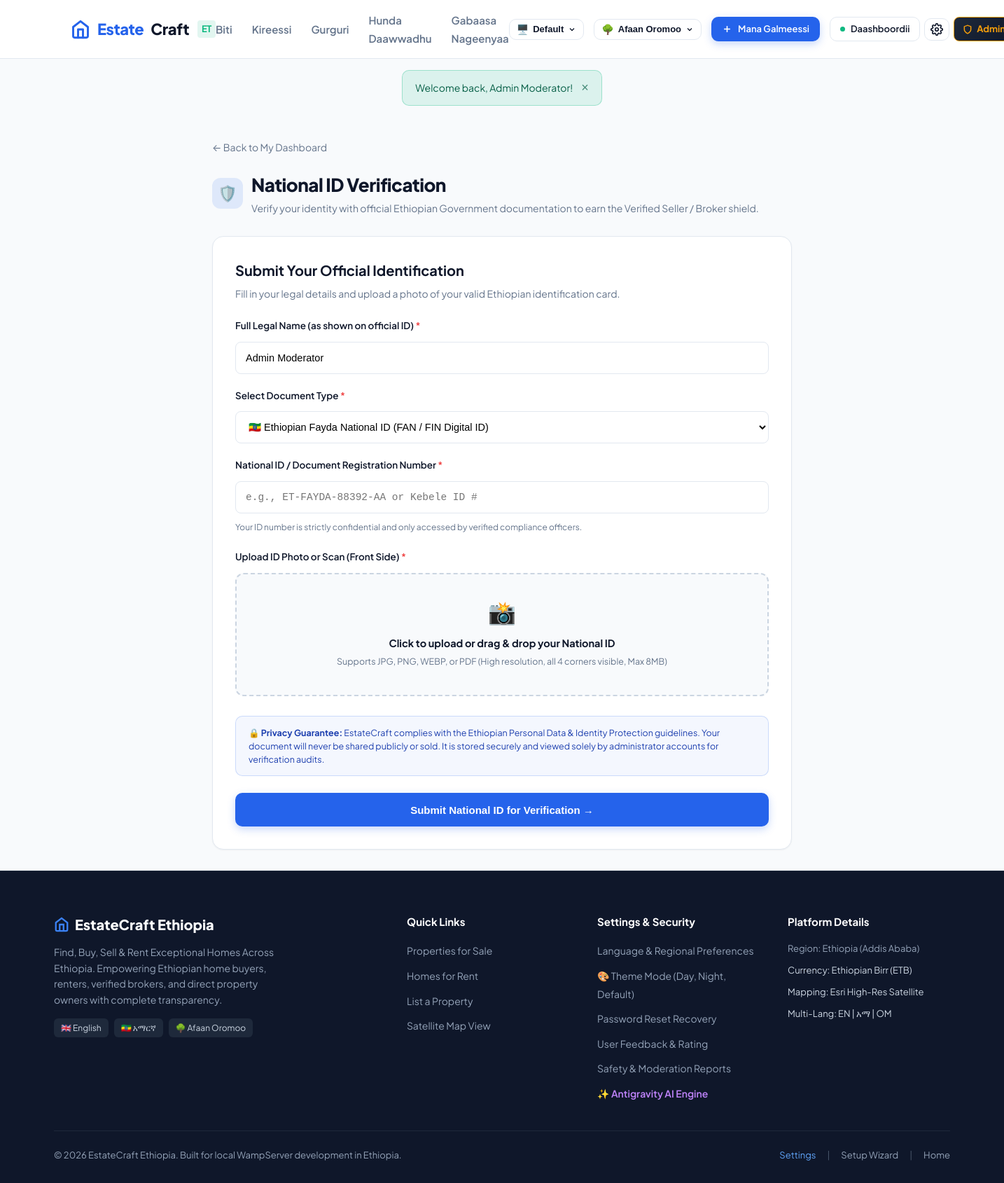
The page /user/verify_id.php?lang=om (signed in) on the database its author committed.
### tables this page shows
CREATE TABLE IF NOT EXISTS `users` (
  `id` INT UNSIGNED AUTO_INCREMENT PRIMARY KEY,
  `full_name` VARCHAR(100) NOT NULL,
  `email` VARCHAR(150) NOT NULL UNIQUE,
  `password_hash` VARCHAR(255) NULL COMMENT 'Null if registered via Google OAuth before setting password',
  `phone` VARCHAR(30) NULL,
  `phone_verified` TINYINT(1) DEFAULT 0,
  `otp_code` VARCHAR(10) NULL,
  `otp_expires_at` DATETIME NULL,
  `role` ENUM('user', 'broker', 'admin') NOT NULL DEFAULT 'user',
  `google_id` VARCHAR(100) NULL UNIQUE,
  `avatar` VARCHAR(255) NULL,
  `bio` TEXT NULL,
   
  `broker_agency` VARCHAR(150) NULL,
  `broker_license_no` VARCHAR(100) NULL,
  `broker_fee_percentage` DECIMAL(5,2) NULL DEFAULT 2.00 COMMENT 'Percentage commission for sales',
  `broker_fixed_fee` DECIMAL(10,2) NULL DEFAULT 0.00 COMMENT 'Fixed fee or rental placement fee',
  `broker_fee_notes` VARCHAR(255) NULL DEFAULT 'Standard 2% commission upon closing. No hidden upfront fees.',
  `preferred_language` VARCHAR(10) DEFAULT 'en',
  `theme_mode` VARCHAR(30) DEFAULT 'default' COMMENT 'light, dark, or default (system)',
  `ai_smart_alerts` TINYINT(1) DEFAULT 1,
  `ai_search_query` VARCHAR(255) NULL,
   
  `national_id_number` VARCHAR(100) NULL,
  `national_id_type` VARCHAR(50) DEFAULT 'fayda_national_id',
  `national_id_document` VARCHAR(255) NULL,
  `national_id_status` ENUM('unverified', 'pending', 'verified', 'rejected') NOT NULL DEFAULT 'unverified',
  `national_id_submitted_at` DATETIME NULL,
  `national_id_verified_at` DATETIME NULL,
  `national_id_rejection_reason` VARCHAR(255) NULL,
  `created_at` TIMESTAMP DEFAULT CURRENT_TIMESTAMP,
  `updated_at` TIMESTAMP DEFAULT CURRENT_TIMESTAMP ON UPDATE CURRENT_TIMESTAMP
);

### user/verify_id.php (the view, shortened to what this page needs)
<?php
$user = requireAuth();
$pdo = getDB();
$stmt = $pdo->prepare("SELECT * FROM users WHERE id = :id LIMIT 1");
$stmt->execute(['id' => $user['id']]);
$user = $stmt->fetch() ?: $user;
$idStatus = $user['national_id_status'] ?? 'unverified';
require_once __DIR__ . '/../includes/header.php';
?>
<div class="dashboard-container" style="max-width: 860px; margin: 30px auto; padding: 0 16px;">
    <div style="margin-bottom: 20px;">
        <a href="<?= BASE_URL ?>/user/dashboard.php" style="color: var(--text-muted); text-decoration: none; font-size: 14px; display: inline-flex; align-items: center; gap: 6px;">
            &larr; Back to My Dashboard
        </a>
    </div>
    <div style="margin-bottom: 28px;">
        <div style="display: flex; align-items: center; gap: 12px; margin-bottom: 8px;">
            <div style="width: 44px; height: 44px; border-radius: 12px; background: rgba(37, 99, 235, 0.12); color: var(--primary); display: flex; align-items: center; justify-content: center; font-size: 22px;">
                🛡️
            </div>
            <div>
                <h1 style="font-size: 26px; font-weight: 800; color: var(--secondary); letter-spacing: -0.02em; margin: 0;">
                    National ID Verification
                </h1>
                <p style="color: var(--text-muted); font-size: 14px; margin: 2px 0 0;">
                    Verify your identity with official Ethiopian Government documentation to earn the Verified Seller / Broker shield.
                </p>
            </div>
        </div>
    </div>
    <div id="reuploadFormSection" style="<?= ($idStatus === 'pending' || $idStatus === 'verified') ? 'display: none;' : 'display: block;' ?>">
        <div style="background: #ffffff; border: 1px solid var(--border-color); border-radius: 16px; padding: 32px; box-shadow: var(--shadow-sm);">
            <h2 style="font-size: 20px; font-weight: 700; color: var(--secondary); margin-bottom: 6px;">
                <?= ($idStatus === 'rejected') ? 'Re-Submit National ID for Verification' : 'Submit Your Official Identification' ?>
            </h2>
            <p style="color: var(--text-muted); font-size: 14px; margin-bottom: 24px;">
                Fill in your legal details and upload a photo of your valid Ethiopian identification card.
            </p>
            <form action="<?= BASE_URL ?>/user/verify_id.php" method="POST" enctype="multipart/form-data">
                <div class="form-group" style="margin-bottom: 20px;">
                    <label style="display: block; font-size: 13.5px; font-weight: 600; color: var(--secondary); margin-bottom: 6px;">
                        Full Legal Name (as shown on official ID) <span style="color: #ef4444;">*</span>
                    </label>
                    <input
                        type="text"
                        name="legal_name"
                        class="form-control"
                        value="<?= htmlspecialchars($user['full_name']) ?>"
                        required
                        style="width: 100%; height: 46px; border: 1px solid var(--border-color); border-radius: 8px; padding: 0 14px; font-size: 14.5px;"
                    />
                </div>
                <div class="form-group" style="margin-bottom: 20px;">
                    <label style="display: block; font-size: 13.5px; font-weight: 600; color: var(--secondary); margin-bottom: 6px;">
                        Select Document Type <span style="color: #ef4444;">*</span>
                    </label>
                    <select
                        name="id_type"
                        class="form-control"
                        required
                        style="width: 100%; height: 46px; border: 1px solid var(--border-color); border-radius: 8px; padding: 0 14px; font-size: 14.5px; background: #fff;"
                    >
                        <option value="fayda_national_id" <?= ($user['national_id_type'] ?? '') === 'fayda_national_id' ? 'selected' : '' ?>>
                            🇪🇹 Ethiopian Fayda National ID (FAN / FIN Digital ID)
                        </option>
                    </select>
                </div>
                <div class="form-group" style="margin-bottom: 22px;">
                    <label style="display: block; font-size: 13.5px; font-weight: 600; color: var(--secondary); margin-bottom: 6px;">
                        National ID / Document Registration Number <span style="color: #ef4444;">*</span>
                    </label>
                    <input
                        type="text"
                        name="id_number"
                        class="form-control"
                        placeholder="e.g., ET-FAYDA-88392-AA or Kebele ID #"
                        value="<?= htmlspecialchars($user['national_id_number'] ?? '') ?>"
                        required
                        style="width: 100%; height: 46px; border: 1px solid var(--border-color); border-radius: 8px; padding: 0 14px; font-size: 14.5px; font-family: monospace;"
                    />
                    <small style="color: var(--text-muted); font-size: 12px; margin-top: 4px; display: block;">
                        Your ID number is strictly confidential and only accessed by verified compliance officers.
                    </small>
                </div>
                <div class="form-group" style="margin-bottom: 28px;">
                    <label style="display: block; font-size: 13.5px; font-weight: 600; color: var(--secondary); margin-bottom: 6px;">
                        Upload ID Photo or Scan (Front Side) <span style="color: #ef4444;">*</span>
                    </label>
                    <div style="border: 2px dashed #cbd5e1; border-radius: 12px; padding: 28px 20px; text-align: center; background: #f8fafc; cursor: pointer; transition: border-color 0.2s;" onclick="document.getElementById('id_document_input').click()">
                        <div style="font-size: 32px; margin-bottom: 8px;">📸</div>
                        <div style="font-size: 14.5px; font-weight: 700; color: var(--secondary); margin-bottom: 4px;">
                            Click to upload or drag & drop your National ID
                        </div>
                        <div style="font-size: 12.5px; color: var(--text-muted);">
                            Supports JPG, PNG, WEBP, or PDF (High resolution, all 4 corners visible, Max 8MB)
                        </div>
                    </div>
                </div>
                <div style="background: rgba(37, 99, 235, 0.05); border: 1px solid rgba(37, 99, 235, 0.2); border-radius: 10px; padding: 14px 18px; margin-bottom: 24px; font-size: 12.5px; color: #1e40af; line-height: 1.5;">
                    🔒 <strong>Privacy Guarantee:</strong> EstateCraft complies with the Ethiopian Personal Data & Identity Protection guidelines. Your document will never be shared publicly or sold. It is stored securely and viewed solely by administrator accounts for verification audits.
                </div>
                <button type="submit" class="btn btn-primary" style="width: 100%; height: 48px; font-size: 15px; font-weight: 700; border-radius: 10px;">
                    Submit National ID for Verification &rarr;
                </button>
            </form>
        </div>
    </div>
</div>
<?php require_once __DIR__ . '/../includes/footer.php'; ?>

### assets/css/style.css (style rules this page uses)
:root { --primary: #2563eb; --primary-hover: #1d4ed8; --primary-light: rgba(37, 99, 235, 0.1); --primary-gradient: linear-gradient(135deg, #2563eb 0%, #1e40af 100%); --secondary: #0f172a; --accent: #f59e0b; --accent-light: rgba(245, 158, 11, 0.12); --success: #10b981; --success-light: rgba(16, 185, 129, 0.12); --danger: #ef4444; --danger-light: rgba(239, 68, 68, 0.12); --warning: #f59e0b; --bg-main: #f8fafc; --bg-card: #ffffff; --bg-dark: #0f172a; --bg-dark-card: #1e293b; --text-main: #0f172a; --text-muted: #64748b; --text-light: #94a3b8; --border-color: #e2e8f0; --border-dark: #334155; --shadow-sm: 0 1px 2px 0 rgba(0, 0, 0, 0.05); --shadow-md: 0 4px 6px -1px rgba(0, 0, 0, 0.1), 0 2px 4px -2px rgba(0, 0, 0, 0.06); --shadow-lg: 0 10px 15px -3px rgba(0, 0, 0, 0.1), 0 4px 6px -4px rgba(0, 0, 0, 0.05); --shadow-xl: 0 20px 25px -5px rgba(0, 0, 0, 0.1), 0 8px 10px -6px rgba(0, 0, 0, 0.05); --shadow-hover: 0 25px 30px -10px rgba(37, 99, 235, 0.15); --radius-sm: 6px; --radius-md: 10px; --radius-lg: 16px; --radius-xl: 24px; --radius-full: 9999px; --transition-fast: 0.15s ease; --transition-normal: 0.25s ease; }
* { box-sizing: border-box; margin: 0; padding: 0; }
body { font-family: 'Plus Jakarta Sans', -apple-system, BlinkMacSystemFont, 'Segoe UI', Roboto, sans-serif; background-color: var(--bg-main); color: var(--text-main); line-height: 1.6; -webkit-font-smoothing: antialiased; min-height: 100vh; display: flex; flex-direction: column; }
a { color: var(--primary); text-decoration: none; transition: color var(--transition-fast); }
.btn { display: inline-flex; align-items: center; justify-content: center; gap: 8px; font-weight: 600; font-size: 14px; padding: 10px 20px; border-radius: var(--radius-md); cursor: pointer; border: 1px solid transparent; transition: all var(--transition-fast); white-space: nowrap; }
.btn-primary { background: var(--primary); color: #ffffff !important; box-shadow: 0 4px 12px rgba(37, 99, 235, 0.25); }
.form-group { display: flex; flex-direction: column; gap: 6px; }
.dashboard-container { max-width: 1280px; margin: 30px auto 60px; padding: 0 24px; }
:root { --theme-transition: background-color 0.25s ease, color 0.25s ease, border-color 0.25s ease; }
body { transition: var(--theme-transition); }

### rows shown on the page
users: legal_name "Admin Moderator", id_type "🇪🇹 Ethiopian Fayda National ID (FAN / FIN Digital ID)"

### other values the page prints
__('nav_buy', 'Buy') "Biti"
__('nav_rent', 'Rent') "Kireessi"
__('nav_sell', 'Sell') "Gurguri"
__('nav_explore', 'Explore All') "Hunda Daawwadhu"
__('nav_safety_reports', 'Safety Reports') "Gabaasa Nageenyaa"
$availableLangs[$currentLang]['flag'] "🌳"
$availableLangs[$currentLang]['native'] "Afaan Oromoo"
__('nav_post_property', 'Post Property') "Mana Galmeessi"
__('nav_dashboard', 'Dashboard') "Daashboordii"
$_SESSION['flash_success'] "Welcome back, Admin Moderator!"
SITE_NAME "EstateCraft Ethiopia"
SITE_TAGLINE "Find, Buy, Sell & Rent Exceptional Homes Across Ethiopia"
